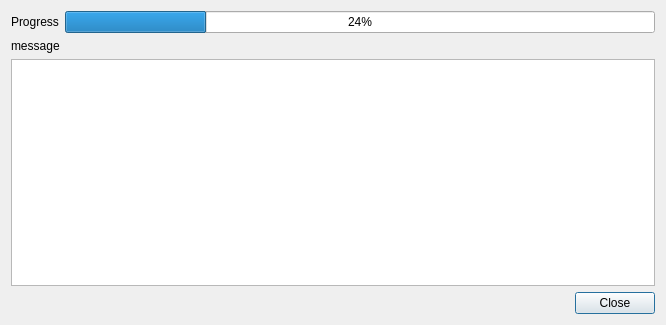
<?xml version="1.0" encoding="UTF-8"?>
<ui version="4.0">
 <class>ProcessingDialog</class>
 <widget class="QDialog" name="ProcessingDialog">
  <property name="windowModality">
   <enum>Qt::WindowModal</enum>
  </property>
  <property name="geometry">
   <rect>
    <x>0</x>
    <y>0</y>
    <width>666</width>
    <height>325</height>
   </rect>
  </property>
  <property name="windowTitle">
   <string>Progress</string>
  </property>
  <layout class="QVBoxLayout" name="verticalLayout">
   <item>
    <layout class="QHBoxLayout" name="horizontalLayout_2">
     <item>
      <widget class="QLabel" name="progress_label">
       <property name="text">
        <string>Progress</string>
       </property>
      </widget>
     </item>
     <item>
      <widget class="QProgressBar" name="progress_bar">
       <property name="value">
        <number>24</number>
       </property>
      </widget>
     </item>
    </layout>
   </item>
   <item>
    <widget class="QLabel" name="current_message_label">
     <property name="text">
      <string>message</string>
     </property>
    </widget>
   </item>
   <item>
    <widget class="QTextEdit" name="message_text">
     <property name="readOnly">
      <bool>true</bool>
     </property>
    </widget>
   </item>
   <item>
    <layout class="QHBoxLayout" name="horizontalLayout">
     <item>
      <spacer name="horizontalSpacer">
       <property name="orientation">
        <enum>Qt::Horizontal</enum>
       </property>
       <property name="sizeHint" stdset="0">
        <size>
         <width>40</width>
         <height>20</height>
        </size>
       </property>
      </spacer>
     </item>
     <item>
      <widget class="QPushButton" name="close_cancel_button">
       <property name="text">
        <string>Close</string>
       </property>
      </widget>
     </item>
    </layout>
   </item>
  </layout>
 </widget>
 <resources/>
 <connections/>
</ui>
